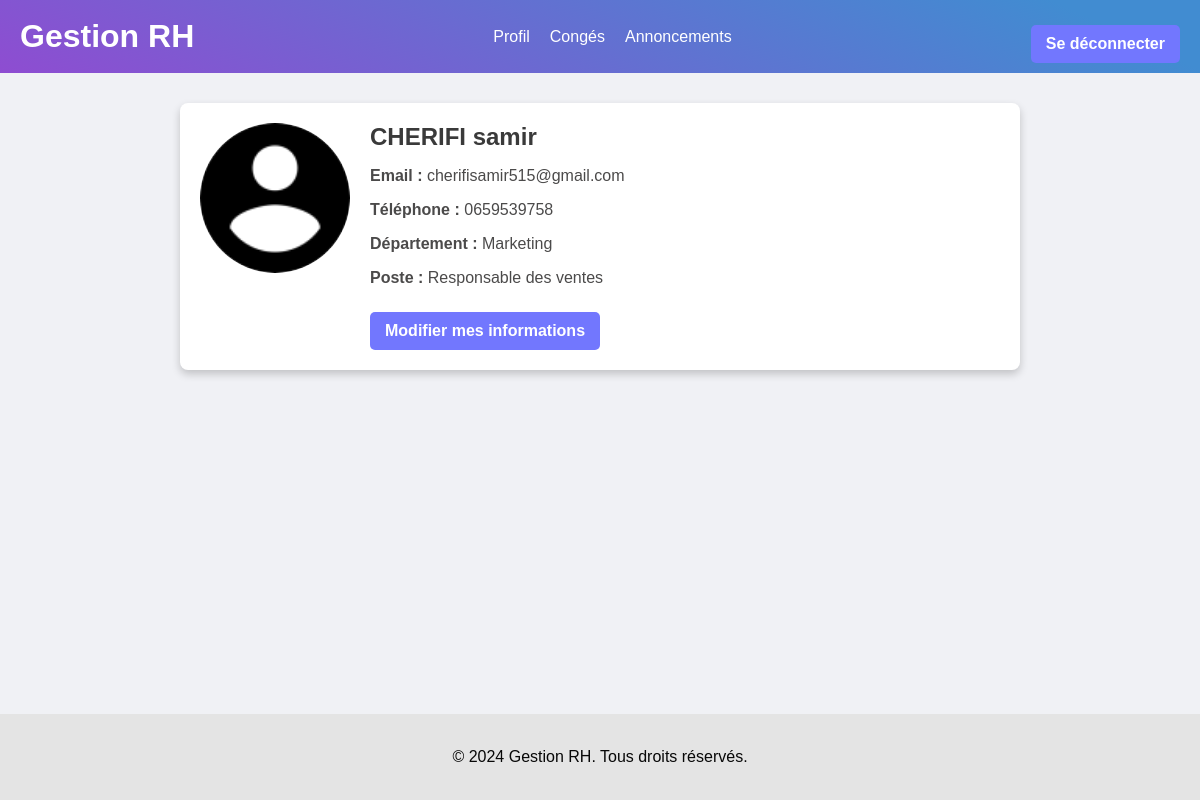
The app's page /gestion/employe/dashboard/ (signed in) with its own data.
### gestion/models.py (models this page shows, shortened)
class Employe(models.Model):
    user = models.OneToOneField(User, on_delete=models.CASCADE, related_name="employe", null=True, blank=True)
    code = models.CharField(max_length=10, unique=True)
    nom = models.CharField(max_length=50)
    prenom = models.CharField(max_length=50)
    daten = models.DateField(verbose_name="Date de Naissance")
    date_embauche = models.DateField(verbose_name="Date d'embauche")
    adresse = models.TextField()
    email = models.EmailField(unique=True)
    telephone = models.CharField(max_length=15, null=True, blank=True)
    departement = models.CharField(max_length=100)
    poste = models.CharField(max_length=100)

### gestion/views.py (the view)
# urls.py: path('employe/dashboard/', employe_dashboard, name='employe_dashboard'),
@login_required
def employe_dashboard(request):
    try:
        employe = Employe.objects.get(user=request.user)
    except Employe.DoesNotExist:
        employe = None
    return render(request, 'employe_dashboard.html', {'employe': employe})

### gestion/templates/employe_dashboard.html (shortened to what this page needs)
<!DOCTYPE html>
<html lang="fr">
<head>
</head>
<body>
    <div class="header">
        <h1>Gestion RH</h1>
        <div class="nav-links">
            <a href="/gestion/employe/dashboard/">Profil</a>
            <div class="dropdown">
                <a href="#">Congés</a>
            </div>
            <a href="#">Annoncements</a>
        </div>
        <a href="{% url 'logout' %}" class="btn">Se déconnecter</a>
    </div>
    <div class="profile-container">
        <div class="profile-picture">
            {% if employe.user.profile_picture %}
                <img src="{{ employe.user.profile_picture.url }}" alt="Photo de profil">
            {% else %}
                <img src="/static/images/1.webp" alt="Photo par défaut">
            {% endif %}
        </div>
        <div class="profile-info">
            <h2>{{ employe.nom }} {{ employe.prenom}}</h2>
            <p class="info-item"><strong>Email :</strong> {{ employe.email }}</p>
            <p class="info-item"><strong>Téléphone :</strong> {{ employe.telephone }}</p>
            <p class="info-item"><strong>Département :</strong> {{ employe.departement }}</p>
            <p class="info-item"><strong>Poste :</strong> {{ employe.poste }}</p>
            <a href="{% url 'modifier_informations' %}" class="btn">Modifier mes informations</a>
        </div>
    </div>
    <footer>
        <p>© 2024 Gestion RH. Tous droits réservés.</p>
    </footer>
</body>
</html>

### gestion/templates/employe_dashboard.html (style rules this page uses)
body { font-family: Arial, sans-serif; background-color: hwb(228 94% 4%); color: white; margin: 0; padding: 0; }
.header { background: linear-gradient(205.17deg, #418cd1 10.93%, #9c41d1 116.08%); padding: 10px 20px; display: flex; justify-content: space-between; align-items: center; }
.header h1 { margin: 0; color: #ffffff; }
.nav-links { display: flex; gap: 20px; }
.nav-links a { color: white; text-decoration: none; }
.profile-container { display: flex; padding: 20px; margin: 30px auto; max-width: 800px; background-color: #ffffff; border-radius: 8px; box-shadow: 0 4px 8px rgba(0, 0, 0, 0.2); }
.profile-picture { margin-right: 20px; }
.profile-picture img { border-radius: 50%; width: 150px; height: 150px; object-fit: cover; }
.profile-info { flex: 1; }
.profile-info h2 { margin: 0 0 10px; color: rgb(58, 58, 58); }
.profile-info p { color: rgb(75, 74, 74); }
.info-item { margin-bottom: 10px; }
.btn { display: inline-block; padding: 10px 15px; margin-top: 15px; background-color: #7277fe; color: white; text-decoration: none; border-radius: 5px; font-weight: bold; }
footer { display: flex; flex-direction: column; align-items: center; background-color: #e4e4e4; position: fixed; width: 100%; bottom: 0; margin: 0; }
footer p { padding: 18px; color: rgb(8, 8, 8); }
.dropdown { position: relative; display: inline-block; }

### records on screen
Employe: nom "CHERIFI", prenom "samir", email "cherifisamir515@gmail.com", telephone "0659539758", departement "Marketing", poste "Responsable des ventes"
